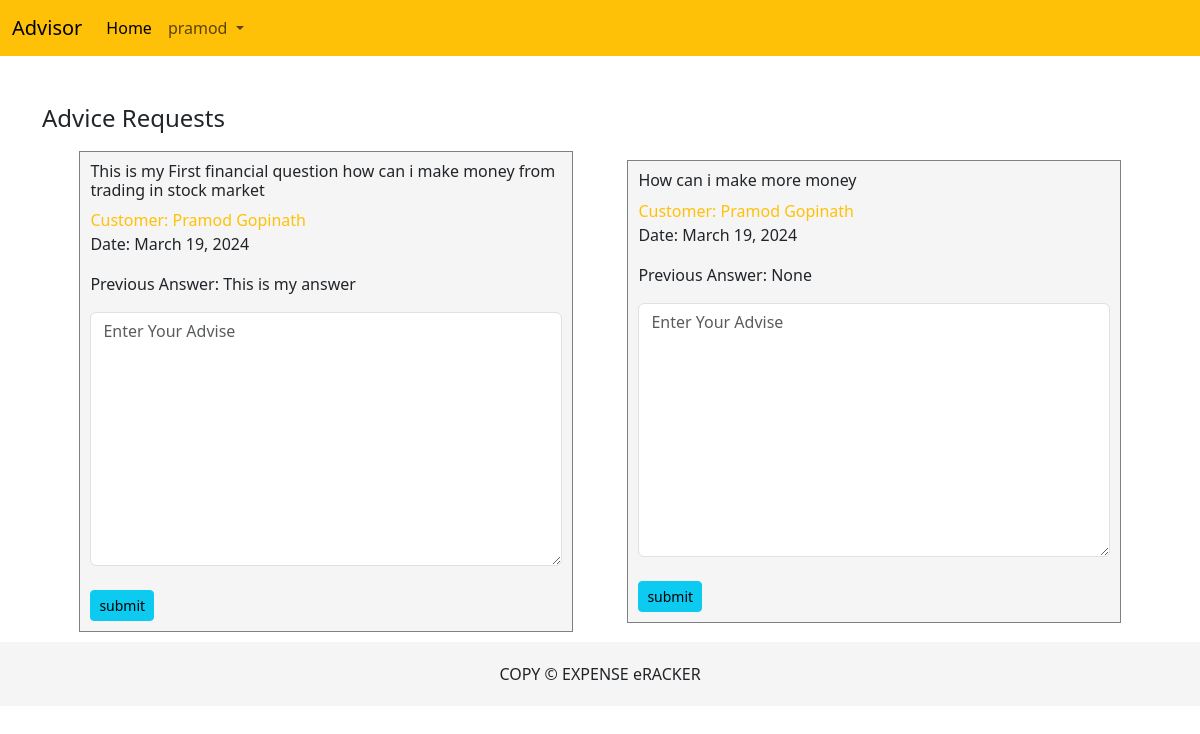
The page /AdvisorIndex (signed in) on the database its author committed.
### Home/models.py (models this page shows)
class Advice(models.Model):
	date = models.DateField(auto_now_add= True)
	question = models.CharField(max_length = 255)
	advice = models.TextField(max_length = 500, null = True)
	user = models.ForeignKey(User, on_delete = models.CASCADE)
	advisor = models.PositiveBigIntegerField(null = True)

### Home/views.py (the view)
# urls.py: path("AdvisorIndex",views.AdvisorIndex,name="AdvisorIndex"),
def AdvisorIndex(request):
    advise = Advice.objects.all()
    context = {
        "advise":advise
    }
    return render(request,'advisorindex.html',context)

### templates/advisorindex.html (shortened to what this page needs)
<!DOCTYPE html>
{% load static %}
<html lang="en">
<head>
    <link href="https://cdn.jsdelivr.net/npm/bootstrap@5.3.3/dist/css/bootstrap.min.css" rel="stylesheet">
</head>
<body>
    <nav class="navbar navbar-expand-lg navbar-warning bg-warning">
        <div class="container-fluid">
          <a class="navbar-brand" href="{%url 'Index' %}">Advisor</a>
          <div class="collapse navbar-collapse" id="navbarSupportedContent">
            <ul class="navbar-nav me-auto mb-2 mb-lg-0">
              <li class="nav-item">
                <a class="nav-link active" aria-current="page" href="{%url 'Index' %}">Home</a>
              </li>
              <li class="nav-item dropdown">
                <a class="nav-link dropdown-toggle" href="#" id="navbarDropdown" role="button" data-bs-toggle="dropdown" aria-expanded="false">
                  {{request.user}}
                </a>
              </li>
            </ul>
          </div>
        </div>
      </nav>
<div class="container mt-5">
    <h4>Advice Requests</h4>
    <div class="content">
        {% for adv in advise %}
        <div class="items">
            <h6>{{adv.question}}</h6>
            <span class="text-warning">Customer: {{adv.user.first_name}}</span>
            <p>Date: {{adv.date}}</p>
            <p>Previous Answer: {{adv.advice}} </p>
            <form action="{%url 'Advisoranswer' adv.id %}" method="post">
            <textarea name="advise" id="" required cols="30" rows="10" class="form-control" placeholder="Enter Your Advise"></textarea>
            <br>
            <button class="btn btn-info btn-sm" type="submit">submit</button>
            </form>
        </div>
        {% endfor %}
    </div>
</div>
     <div class="footer">
        COPY &COPY; EXPENSE eRACKER
     </div>
</body>
</html>

### templates/advisorindex.html (style rules this page uses)
.footer { padding: 20px; text-align: center; background-color: whitesmoke; }
.content { display: flex; flex-wrap: wrap; padding: 10px; justify-content: space-evenly; }
.content .items { width:45%; padding: 10px; margin: auto; border: .5px solid gray; background-color: whitesmoke; box-sizing: border-box; }

### rows shown on the page
Advice: question "This is my First financial question how can i make money from trading in stock market", user.first_name "Pramod Gopinath", date "March 19, 2024", advice "This is my answer"
Advice: question "How can i make more money", user.first_name "Pramod Gopinath", date "March 19, 2024", advice "None"

### other values the page prints
{{ request.user }} "pramod"
